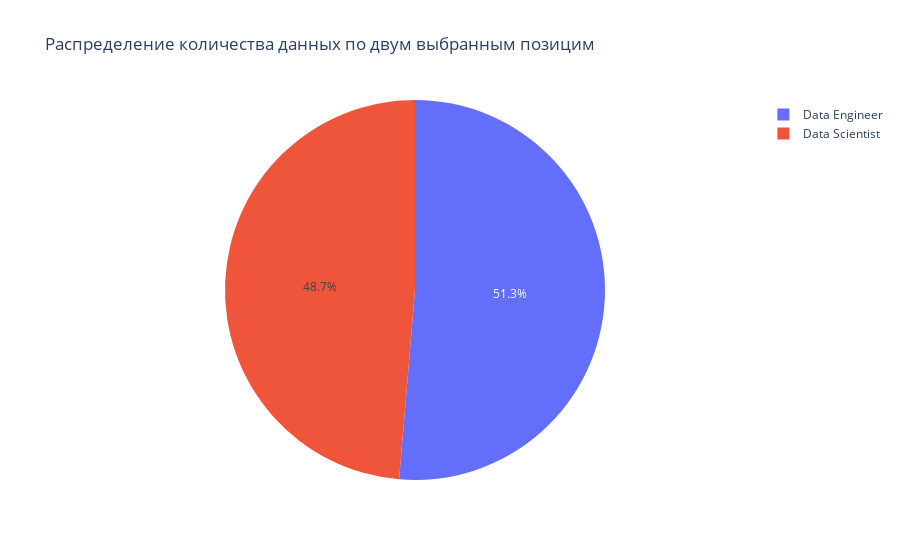

This figure's notebook cell:
### Markdown cell above
Подавляющее число позиций в позиций выборки это позиции на полный рабочий день. Количество позиций на фтриланс, контракт и неполный рабочий день исчезающе мало. рассматривать этот признак как информативный не имеет смысла. Столбец можно было бы удалить, но пока оставим.

### Code cell
fig = px.pie(
    data[data['job_title'] != 'other'],
    names='job_title',
    title='Распределение количества данных по двум выбранным позицим',
    )

fig.show()

### Figure 1 — Plotly figure (JSON) as saved in the notebook; plotly's stock layout.template omitted (floating-point values rounded to 4 significant figures; data arrays with more than 128 entries replaced by an {"elided": "..."} marker saying what was removed)
{"data": [{"domain": {"x": [0, 1], "y": [0, 1]}, "hovertemplate": "job_title=%{label}<extra></extra>", "labels": {"elided": "413 str values"}, "legendgroup": "", "name": "", "showlegend": true, "type": "pie"}], "layout": {"legend": {"tracegroupgap": 0}, "title": {"text": "Распределение количества данных по двум выбранным позицим"}}}
